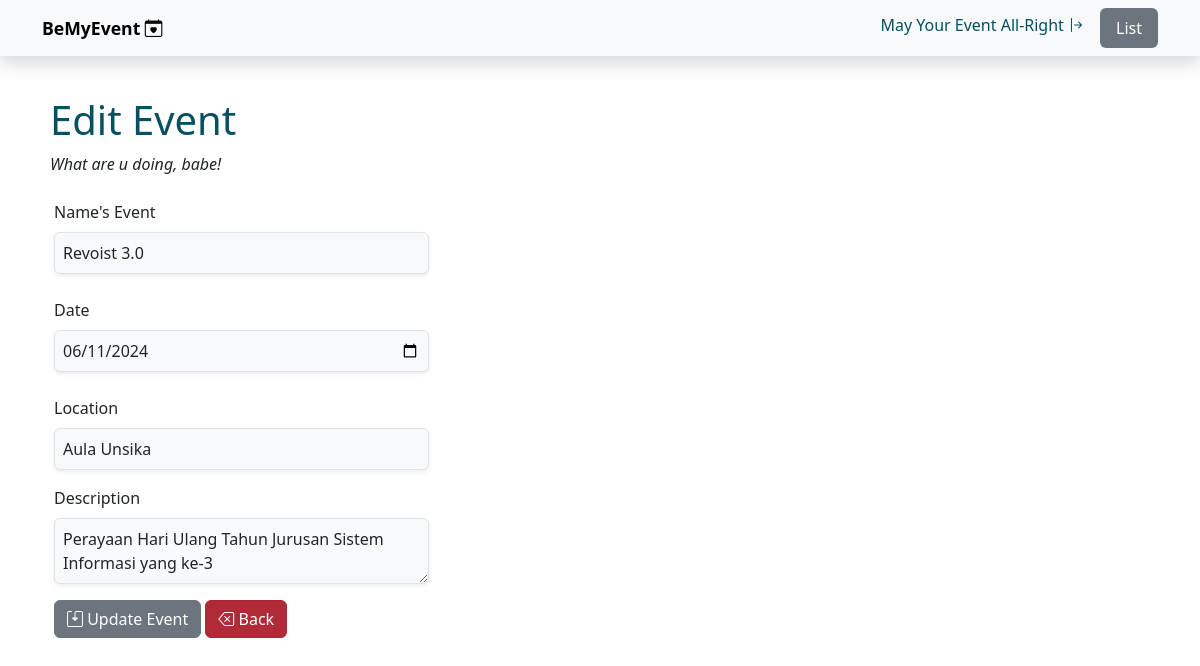
Screenshot of /UAS_PBW_ASLAB/edit-event.php?id=1 with the database file from the repository.
### tables this page shows
CREATE TABLE `events` (
  `id_event` int NOT NULL,
  `name_event` varchar(100) NOT NULL,
  `date` date NOT NULL,
  `location` varchar(255) NOT NULL,
  `description` text NOT NULL
);

### UAS_PBW_ASLAB/Event.php (called while the page is built, shortened)
<?php
class Event
{
    private $conn;
    private $table_name = "events";
    public $id_event;
    public function __construct($db)
    {
        $this->conn = $db;
    }
    public function readOne() {
        $query = "SELECT * FROM " . $this->table_name . " WHERE id_event = ? LIMIT 0,1";
        $stmt = $this->conn->prepare($query);
        $stmt->bindParam(1, $this->id_event);
        $stmt->execute();
        return $stmt;
    }
}
?>

### UAS_PBW_ASLAB/edit-event.php (the view, shortened to what this page needs)
<?php
include 'Event.php';
$database = new Database();
$db = $database->getConnection();
$event = new Event($db);
if (isset($_GET['id'])) {
    $event->id_event = $_GET['id'];
    $stmt = $event->readOne();
    $eventData = $stmt->fetch(PDO::FETCH_ASSOC);
} else {
    header("Location: daftar.php");
    exit();
}
?>
<!DOCTYPE html>
<html lang="en">
<head>
    <link rel="stylesheet" href="https://cdn.jsdelivr.net/npm/bootstrap@5.3.3/dist/css/bootstrap.min.css"
>
    <link rel="stylesheet" href="https://cdn.jsdelivr.net/npm/bootstrap-icons@1.10.5/font/bootstrap-icons.css">
</head>
<body>
    <nav class="navbar bg-body-tertiary mb-5 shadow fixed-top">
        <div class="container">
            <a class="navbar-brand" href="#" style="font-size : 1.1em;">
                <strong class="mt-5">BeMyEvent <i class="bi bi-calendar-heart"></i></strong>
            </a>
            <ul class="nav nav-pills">
                <a class="navbar-brand text-info-emphasis" href="#" style="font-size : 1em;"> May Your Event All-Right <i class="bi bi-arrow-bar-right"></i></a>
                <li class="nav-item">
                    <a class="nav-link active bg-secondary" aria-current="page" href="daftar.php">List</a>
                </li>
            </ul>
        </div>
    </nav>
    <br><br>
    <div class="container mt-4 pt-4">
        <div class="ms-2">
            <h1 class="text-info-emphasis">Edit Event</h1>
            <p class=""><em>What are u doing, babe!</em></p>
        </div>
        <div class="container mt-4 d-flex">
            <form action="edit-event.php?id=<?= $event->id_event ?>" method="post">
                <div class="mb-4 row">
                    <label for="name_event" class="form-label">Name's Event</label>
                    <div class="col-12">
                    <input type="text" class="form-control shadow-sm p-2 bg-light rounded" name="name_event" value="<?= $eventData['name_event'] ?>" required>
                    </div>
                </div>
                <div class="mb-4 row">
                    <label for="date" class="form-label">Date</label>
                    <div class="col-12">
                    <input type="date" class="form-control shadow-sm p-2 bg-light rounded" name="date" value="<?= $eventData['date'] ?>" required>
                    </div>
                </div>
                <div class="mb-3 row">
                    <label for="location" class="form-label">Location</label>
                    <div class="col-12">
                    <input type="text" class="form-control shadow-sm p-2 bg-light rounded" name="location" value="<?= $eventData['location'] ?>" required>
                    </div>
                </div>
                <div class="mb-3 row">
                    <label for="description" class="form-label">Description</label>
                    <div class="col-12">
                    <textarea class="form-control shadow-sm p-2 bg-light rounded" name="description" required><?= $eventData['description'] ?></textarea>
                    </div>
                </div>
                <button type="submit" name="submit" class="btn btn-outline-secondary active">
                    <i class="bi bi-save2"></i> Update Event</button>
                    <a type="button" href="daftar.php" class="btn btn-danger active"  >
                    <i class="bi bi-backspace"></i> Back</a>
            </form>
        </div>
    </div>
</body>
</html>

### rows the page displays
events: name_event "Revoist 3.0", date "06/11/2024", location "Aula Unsika", description "Perayaan Hari Ulang Tahun Jurusan Sistem Informasi yang ke-3"
